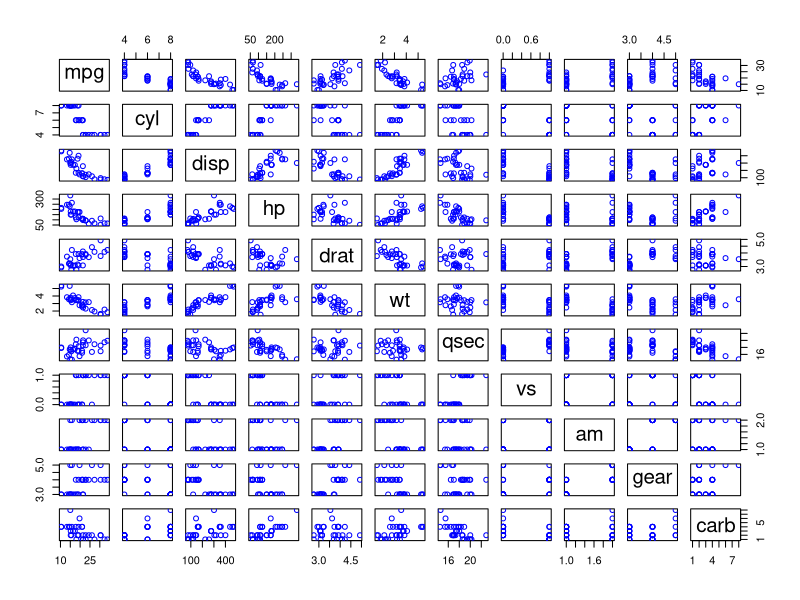
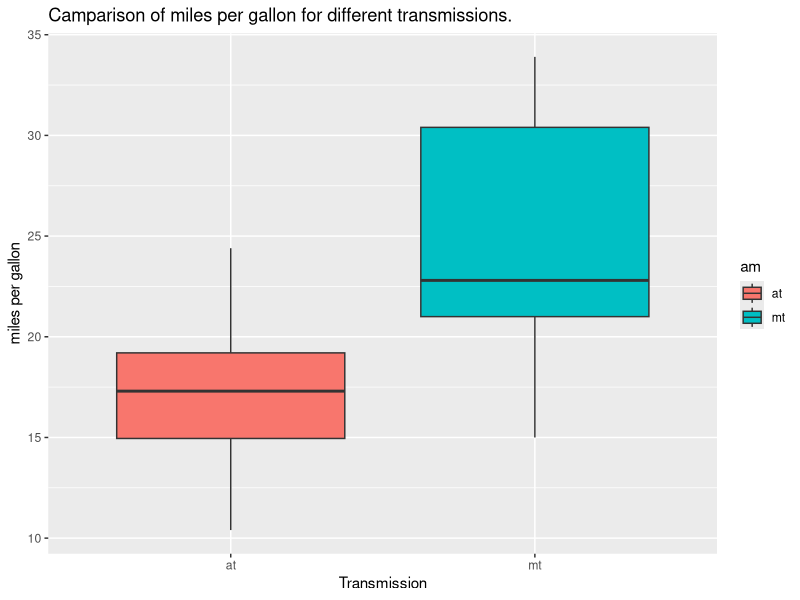
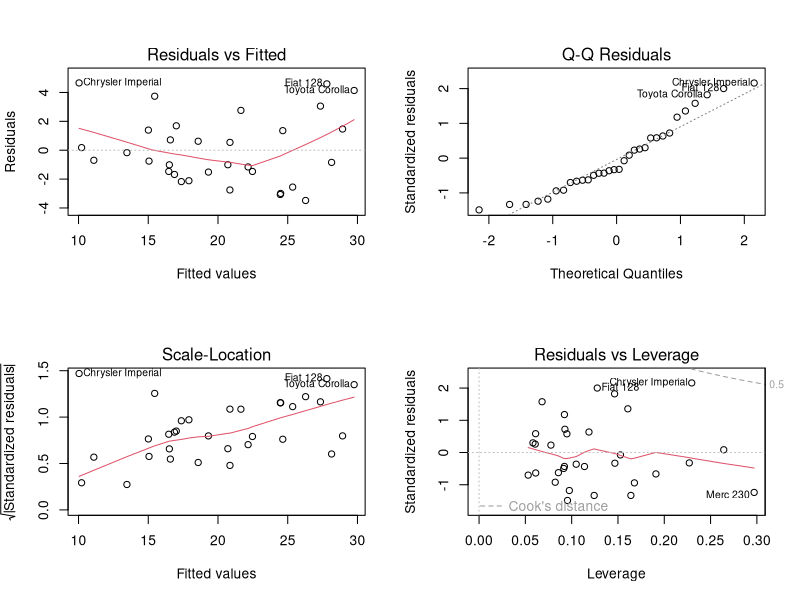

Recreate these plots in R, in order.
## ---- chunk 1
library(dplyr)
library(ggplot2)
data(mtcars)
mtcars$am<-as.factor(mtcars$am)
levels(mtcars$am)=c("at","mt")

## ---- chunk 2
pairs(mtcars,col="blue")

## ---- chunk 3
str(mtcars)
ggplot(mtcars,aes(am,mpg,fill=am))+geom_boxplot()+labs(x="Transmission")+labs(y="miles per gallon")+labs(title="Camparison of miles per gallon for different transmissions.")
## ---- chunk 4
mpg_at<-select(filter(mtcars,am=="at"),mpg)
mpg_mt<-select(filter(mtcars,am=="mt"),mpg)
t.test(mpg_at,mpg_mt)
## ---- chunk 5
fit1<-lm(mpg~am,data=mtcars)
summary(fit1)
## ---- chunk 6
fit2<-step(lm(mpg~.,data=mtcars),trace=0)
summary(fit2)
## ---- chunk 7
anova(fit1,fit2)
## ---- chunk 8
par(mfrow=c(2,2))
plot(fit2)
## ---- chunk 9
shapiro.test(fit2$residuals)
